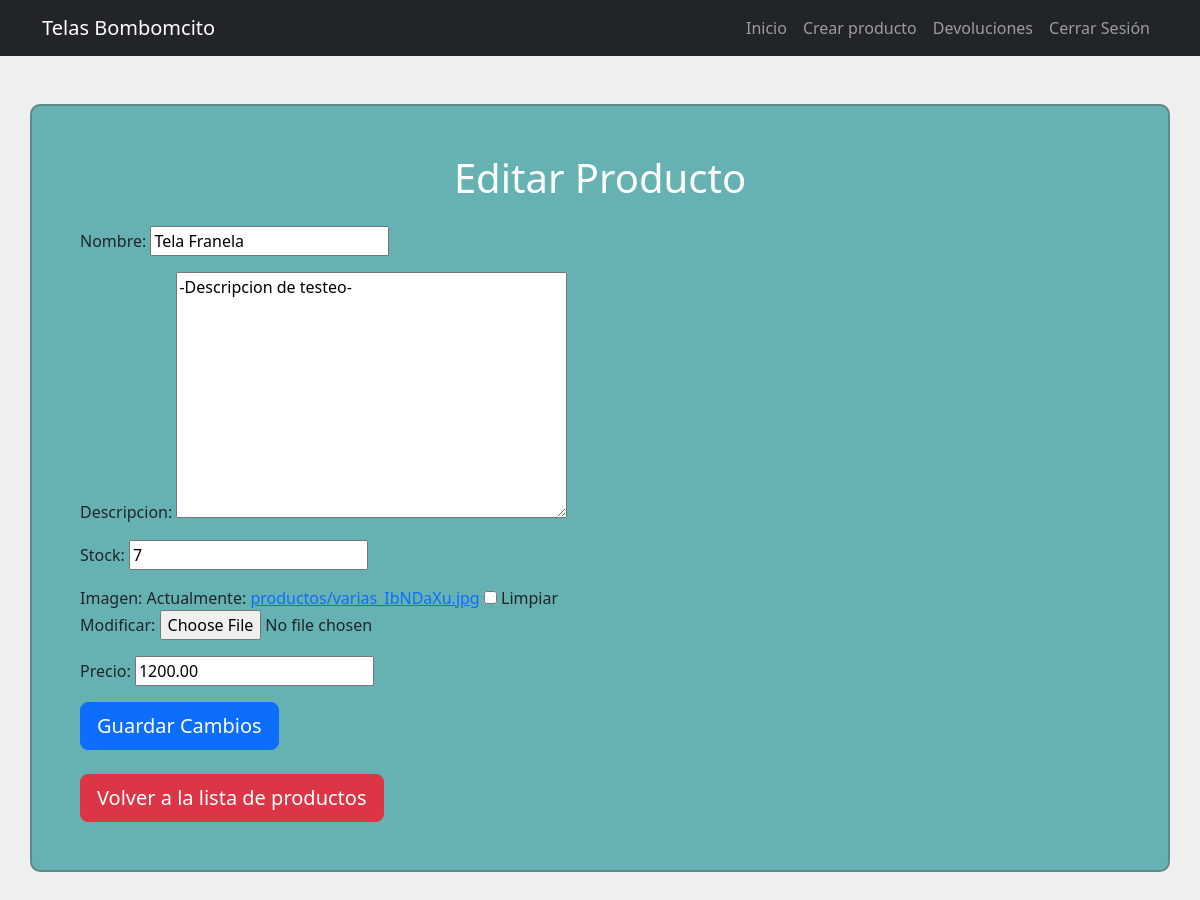
Screenshot of /editar_producto/22/ (signed in) with the database file from the repository.
### productos/models.py (models this page shows, shortened)
class Producto(models.Model):
    nombre = models.CharField(max_length=100)
    descripcion = models.TextField()
    stock = models.IntegerField(default=0)
    imagen = models.ImageField(upload_to='productos/', null=True, blank=True)
    precio = models.DecimalField(max_digits=10, decimal_places=2)

### productos/views.py (the view)
# urls.py: path('editar_producto/<int:pk>/', views.editar_producto, name='editar_producto'),
@login_required
def editar_producto(request, pk):
    producto = get_object_or_404(Producto, pk=pk)
    if request.method == 'POST':
        form = ProductoForm(request.POST, request.FILES, instance=producto)
        if form.is_valid():
            form.save()
            return redirect('lista_productos')
    else:
        form = ProductoForm(instance=producto)
    return render(request, 'editar_producto.html', {'form': form})

### productos/forms.py
class ProductoForm(forms.ModelForm):
    class Meta:
        model = Producto
        fields = ['nombre', 'descripcion', 'stock', 'imagen', 'precio']
    stock = forms.IntegerField(validators=[MinValueValidator(0)])

### productos/templates/editar_producto.html (shortened to what this page needs)
{% extends 'base.html' %}
{% load static %}
{% block content %}
    <div class="container my-5 p-5" style="background-color: #66b2b2; border: 2px solid #5c8a8a; border-radius: 10px;">
        <h1 class="text-center mb-4" style="color: #ffffff;">Editar Producto</h1>
        <form method="post" enctype="multipart/form-data" style="text-align:justify;">
            {{ form.as_p }}
            <button type="submit" class="btn btn-lg btn-primary">Guardar Cambios</button>
        </form>
        <br>
        <a href="{% url 'lista_productos' %}" class="btn btn-lg btn-danger">Volver a la lista de productos</a>
    </div>
{% endblock %}

### rows the page displays
Producto: nombre "Tela Franela", descripcion "-Descripcion de testeo-", stock "7", precio "1200.00"
